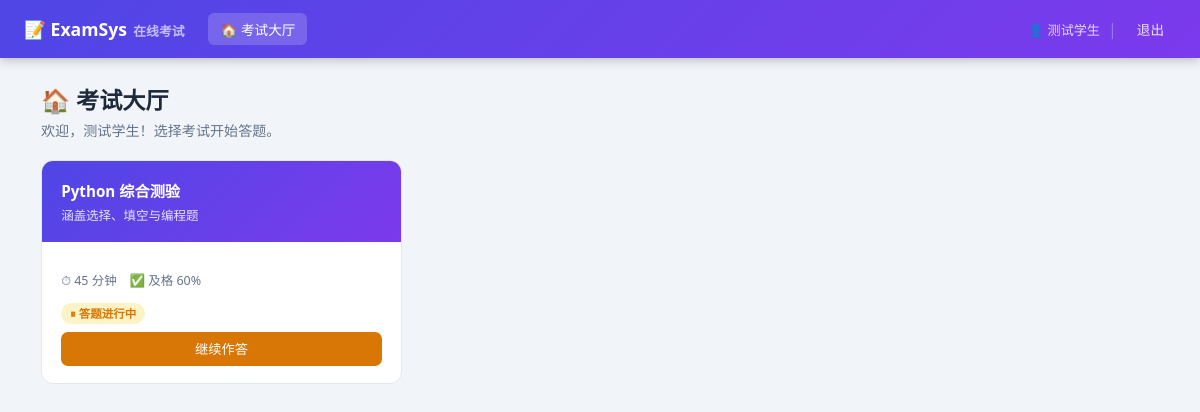
/student (signed in), run on the app's committed database.
### tables this page shows
CREATE TABLE exams (
        id          INTEGER PRIMARY KEY AUTOINCREMENT,
        title       TEXT NOT NULL,
        description TEXT,
        duration    INTEGER DEFAULT 60,
        pass_score  INTEGER DEFAULT 60,
        shuffle     INTEGER DEFAULT 1,
        status      TEXT DEFAULT 'draft',
        created_by  INTEGER,
        created_at  TEXT DEFAULT (datetime('now','localtime')),
        FOREIGN KEY(created_by) REFERENCES users(id)
    );

### app.py (the view)
@app.route('/student')
@login_required
def student_dashboard():
    db = get_db()
    exams = db.execute("SELECT * FROM exams WHERE status='published' ORDER BY created_at DESC").fetchall()
    recs  = {r['exam_id']:r for r in db.execute(
        "SELECT * FROM exam_records WHERE user_id=? ORDER BY started_at DESC",(session['user_id'],)).fetchall()}
    return render_template('student_dashboard.html', exams=exams, records=recs)

### app.py (called while the page is built)
def get_db():
    if 'db' not in g:
        g.db = sqlite3.connect(DB_PATH)
        g.db.row_factory = sqlite3.Row
        g.db.execute("PRAGMA journal_mode=WAL")
    return g.db

def login_required(f):
    @wraps(f)
    def d(*a,**kw):
        if 'user_id' not in session:
            flash('请先登录','warning'); return redirect(url_for('login'))
        return f(*a,**kw)
    return d

### templates/student_dashboard.html (shortened to what this page needs)
{% extends 'base.html' %}
{% block content %}
<div class="ph">
  <div><h1>🏠 考试大厅</h1><p>欢迎，{{ session.name }}！选择考试开始答题。</p></div>
</div>
{% if exams %}
<div class="ex-grid">
  {% for exam in exams %}
  {% set rec = records.get(exam.id) %}
  <div class="ex-card">
    <div class="ex-card-hd">
      <h3>{{ exam.title }}</h3>
      <div style="font-size:.78rem;opacity:.85;margin-top:.35rem">{{ exam.description or '暂无描述' }}</div>
    </div>
    <div class="ex-card-bd">
      <div class="ex-meta">
        <span>⏱ {{ exam.duration }} 分钟</span>
        <span>✅ 及格 {{ exam.pass_score }}%</span>
      </div>
      {% if rec and rec.finished_at %}
        {% set pct = (rec.score/rec.total*100)|int if rec.total else 0 %}
        <div style="background:var(--light);border-radius:8px;padding:.85rem;margin-bottom:.85rem">
          <div class="flex jb aic mb1">
            <span class="muted">上次成绩</span>
            {% if rec.passed %}<span class="badge bv-g">✓ 通过</span>{% else %}<span class="badge bv-r">✗ 未通过</span>{% endif %}
          </div>
          <div style="font-size:1.4rem;font-weight:700">{{ rec.score }} / {{ rec.total }}</div>
          <div class="pbar"><div class="pfill" style="width:{{ pct }}%"></div></div>
        </div>
        <div class="flex gap1">
          <a href="{{ url_for('exam_result', record_id=rec.id) }}" class="btn bsec btn-sm" style="flex:1;justify-content:center">查看详情</a>
          <a href="{{ url_for('start_exam', exam_id=exam.id) }}" class="btn bo btn-sm" style="flex:1;justify-content:center">再次作答</a>
        </div>
      {% elif rec and not rec.finished_at %}
        <div class="badge bv-w mb1">⏸ 答题进行中</div>
        <a href="{{ url_for('start_exam', exam_id=exam.id) }}" class="btn bw" style="width:100%;justify-content:center">继续作答</a>
      {% else %}
        <a href="{{ url_for('start_exam', exam_id=exam.id) }}" class="btn bp" style="width:100%;justify-content:center">开始答题 →</a>
      {% endif %}
    </div>
  </div>
  {% endfor %}
</div>
{% else %}
<div class="card"><div class="empty"><div class="ico">📭</div><div>暂无可用考试</div></div></div>
{% endif %}
{% endblock %}

### templates/base.html (style rules this page uses)
* { box-sizing:border-box;margin:0;padding:0 }
:root { --pri:#4f46e5;--pri2:#7c3aed;--ok:#16a34a;--err:#dc2626;--warn:#d97706;--info:#2563eb; --bg:#f1f5f9;--card:#fff;--border:#e2e8f0;--text:#1e293b;--muted:#64748b;--light:#f8fafc }
body { font-family:'Segoe UI',system-ui,sans-serif;background:var(--bg);color:var(--text);min-height:100vh }
a { color:var(--pri);text-decoration:none }
.ph { display:flex;align-items:flex-start;justify-content:space-between;gap:1rem; margin-bottom:1.25rem;flex-wrap:wrap }
.ph h1 { font-size:1.45rem;color:var(--text);display:flex;align-items:center;gap:.45rem }
.ph p { color:var(--muted);font-size:.88rem;margin-top:.25rem }
.btn { display:inline-flex;align-items:center;gap:.3rem;padding:.45rem 1rem;border-radius:7px; font-size:.83rem;font-weight:500;cursor:pointer;border:none;transition:all .18s; white-space:nowrap;text-decoration:none!important }
.bw { background:var(--warn);color:#fff }
.badge { display:inline-flex;align-items:center;padding:.18rem .55rem;border-radius:20px; font-size:.72rem;font-weight:600;white-space:nowrap }
.bv-w { background:#fef3c7;color:var(--warn) }
.ex-grid { display:grid;grid-template-columns:repeat(auto-fill,minmax(295px,1fr));gap:1.1rem }
.ex-card { background:var(--card);border-radius:12px;border:1px solid var(--border); overflow:hidden;transition:transform .2s,box-shadow .2s }
.ex-card-hd { padding:1.1rem 1.2rem;background:linear-gradient(135deg,var(--pri),var(--pri2));color:#fff }
.ex-card-hd h3 { font-size:.95rem;font-weight:600 }
.ex-card-bd { padding:1.1rem 1.2rem }
.ex-meta { display:flex;gap:.8rem;font-size:.78rem;color:var(--muted);margin:.75rem 0;flex-wrap:wrap }
.mb1 { margin-bottom:.5rem }

### data on the page
exams: title "Python 综合测验", description "涵盖选择、填空与编程题", duration "45", pass_score "60"

### other printed values
{{ session.name }} "测试学生"
